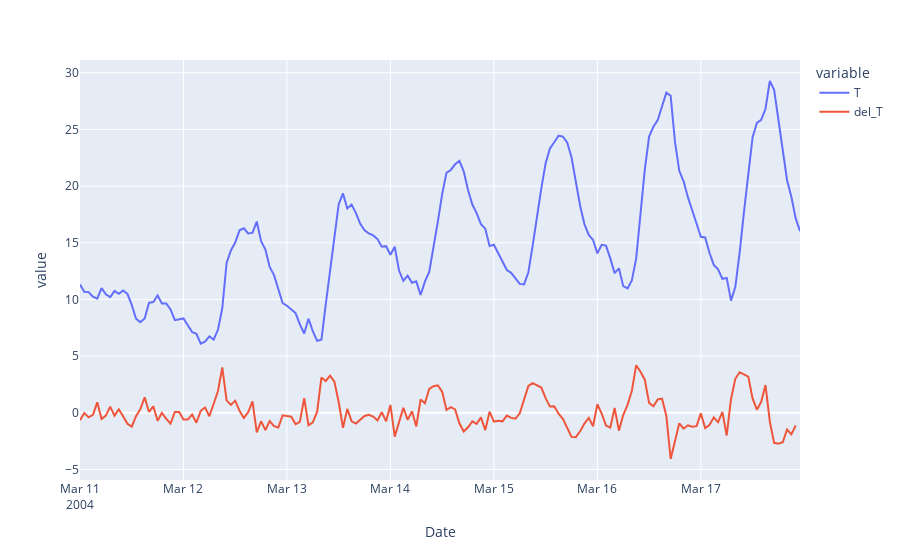

Notebook code cell kept with this figure:
### Code cell
px.line(train, y=['T','del_T'])

### Figure 1 — Plotly figure (JSON) as saved in the notebook; plotly's stock layout.template omitted (floating-point values rounded to 4 significant figures; data arrays with more than 128 entries replaced by an {"elided": "..."} marker saying what was removed)
{"data": [{"hovertemplate": "variable=T<br>Date=%{x}<br>value=%{y}<extra></extra>", "legendgroup": "T", "line": {"color": "#636efa", "dash": "solid"}, "mode": "lines", "name": "T", "orientation": "v", "showlegend": true, "type": "scatter", "x": {"elided": "168 str values"}, "xaxis": "x", "y": {"elided": "168 float values"}, "yaxis": "y"}, {"hovertemplate": "variable=del_T<br>Date=%{x}<br>value=%{y}<extra></extra>", "legendgroup": "del_T", "line": {"color": "#EF553B", "dash": "solid"}, "mode": "lines", "name": "del_T", "orientation": "v", "showlegend": true, "type": "scatter", "x": {"elided": "168 str values"}, "xaxis": "x", "y": {"elided": "168 float values"}, "yaxis": "y"}], "layout": {"legend": {"title": {"text": "variable"}, "tracegroupgap": 0}, "margin": {"t": 60}, "xaxis": {"anchor": "y", "domain": [0, 1], "title": {"text": "Date"}}, "yaxis": {"anchor": "x", "domain": [0, 1], "title": {"text": "value"}}}}
